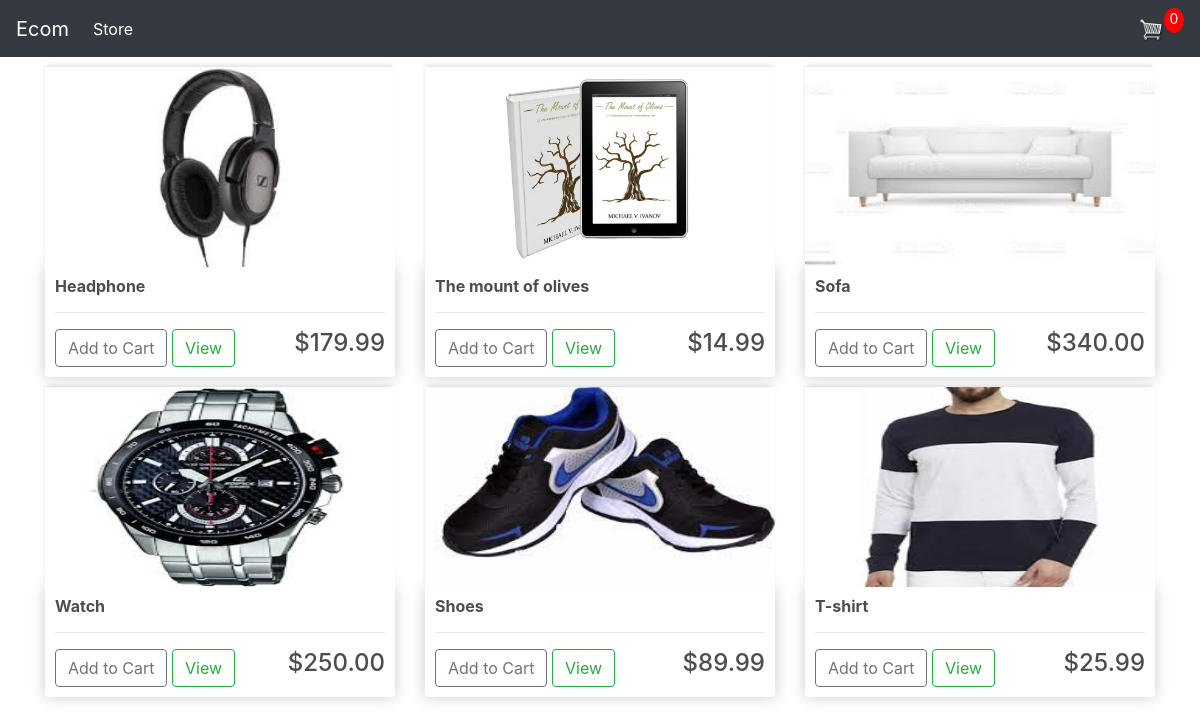
The page / on the database its author committed.
### store/models.py (models this page shows, shortened)
class Product(models.Model):
    name = models.CharField(max_length=200, null=True)
    price = models.DecimalField(max_digits=7, decimal_places=2)
    digital  = models.BooleanField(default=False, null=True, blank=False)
    image = models.ImageField(null=True, blank=True)
    @property
    def imageURL(self):
        try:
            url = self.image.url
        except:
            url = ''
        return url

### store/views.py (the view)
# urls.py: path('', include('store.urls')),
def store(request):
    data = cartData(request)
    cartItems = data['cartItems']
    products = Product.objects.all()
    context = {'products':products, 'cartItems':cartItems}
    return render(request, 'store/store.html',context)

### store/utils.py (called while the page is built, shortened)
def cookieCart(request):
    try:
        cart = json.loads(request.COOKIES['cart'])
    except:
        cart = {}
    print('Cart:',cart)
    items = []
    order = {'get_cart_total':0, 'get_cart_items':0, 'shipping':False} #if user is not authenticated, then all will 0.
    cartItems = order['get_cart_items']
    return {'cartItems':cartItems,'order':order, 'items':items}

def cartData(request):
    if request.user.is_authenticated:
        customer = request.user.customer
        order, created = Order.objects.get_or_create(customer=customer, complete=False)
        items = order.orderitem_set.all()
        cartItems = order.get_cart_items
    else:
        cookieData = cookieCart(request)
        cartItems = cookieData['cartItems']
        order = cookieData['order']
        items = cookieData['items']
    return {'cartItems':cartItems,'order':order, 'items':items}

### store/templates/store/store.html
{% extends 'store/main.html' %}
{% load static %}
{% block content %}
    <div class="row">
        {% for product in products %}
            <div class="col-lg-4">
                <img class="thumbnail" src="{{product.imageURL}}" alt="">
                <div  class="box-element product">
                    <h6><strong>{{product.name}}</strong></h6>
                    <hr>
                    <button data-product="{{product.id}}" data-action="add" class="btn btn-outline-secondary add-btn update-cart">Add to Cart</button>
                    <a class="btn btn-outline-success" href="">View</a>
                    <h4 style="display: inline-block; float:right;">${{product.price|floatformat:2}}</h4>
                </div>
            </div>
        {% endfor %}
        </div>
    </div>
{% endblock content %}

### store/templates/store/main.html (shortened to what this page needs)
<!DOCTYPE html>
{% load static %}
<html lang="en">
<head>
    <link rel="stylesheet"  type="text/css" href="{% static 'css/main1.css' %}">
    <link rel="stylesheet" href="https://cdn.jsdelivr.net/npm/bootstrap@4.6.2/dist/css/bootstrap.min.css">
</head>
<body>
    <nav class="navbar navbar-expand-lg navbar-dark bg-dark">
        <a class="navbar-brand" href="{% url 'store' %}">Ecom</a>
        <div class="collapse navbar-collapse" id="navbarSupportedContent">
          <ul class="navbar-nav mr-auto">
            <li class="nav-item active">
              <a class="nav-link" href="{% url 'store' %}">Store <span class="sr-only">(current)</span></a>
            </li>
          </ul>
          <div class="form-inline my-2 my-lg-0">
            <a href="{% url 'cart' %}">
                <img id="cart-icon" src="{% static 'images/cart.png' %}" alt="">
            </a>
            <p id="cart-total">{{cartItems}}</p>
          </div>
        </div>
      </nav>
    <div class="container">
        {% block content %}
        {% endblock content %}
</body>
</html>

### static/css/main1.css (style rules this page uses)
body { background-color: hsl(0, 0%, 98%); }
h1,h2,h3,h4,h5,h6 { color:hsl(0, 0%, 30%); }
.box-element { box-shadow:hsl(0, 0%, 80%) 0 0 16px; background-color: #fff; border-radius: 4px; padding: 10px; }
.thumbnail { width: 100%; height: 200px; -webkit-box-shadow: -1px -3px 5px -2px rgba(214,214,214,1); -moz-box-shadow: -1px -3px 5px -2px rgba(214,214,214,1); box-shadow: -1px -3px 5px -2px rgba(214,214,214,1); }
.product { border-radius: 0 0 4px 4px; }
.bg-dark { background-color: #4f868c!important; }
#cart-icon { width:25px; display: inline-block; margin-left: 15px; }
#cart-total { display: block; text-align: center; color:#fff; background-color: red; width: 20px; height: 25px; border-radius: 50%; font-size: 14px; }
.col-lg-4, .col-lg-6, .col-lg-8, .col-lg-12 { margin-top: 10px; }
.btn { border-radius: 0; }

### rows shown on the page
Product: imageURL (picture), name "Headphone", price "179.99"
Product: imageURL (picture), name "The mount of olives", price "14.99"
Product: imageURL (picture), name "Sofa", price "340.00"
Product: imageURL (picture), name "Watch", price "250.00"
Product: imageURL (picture), name "Shoes", price "89.99"
Product: imageURL (picture), name "T-shirt", price "25.99"

### other values the page prints
{{ cartItems }} "0"
